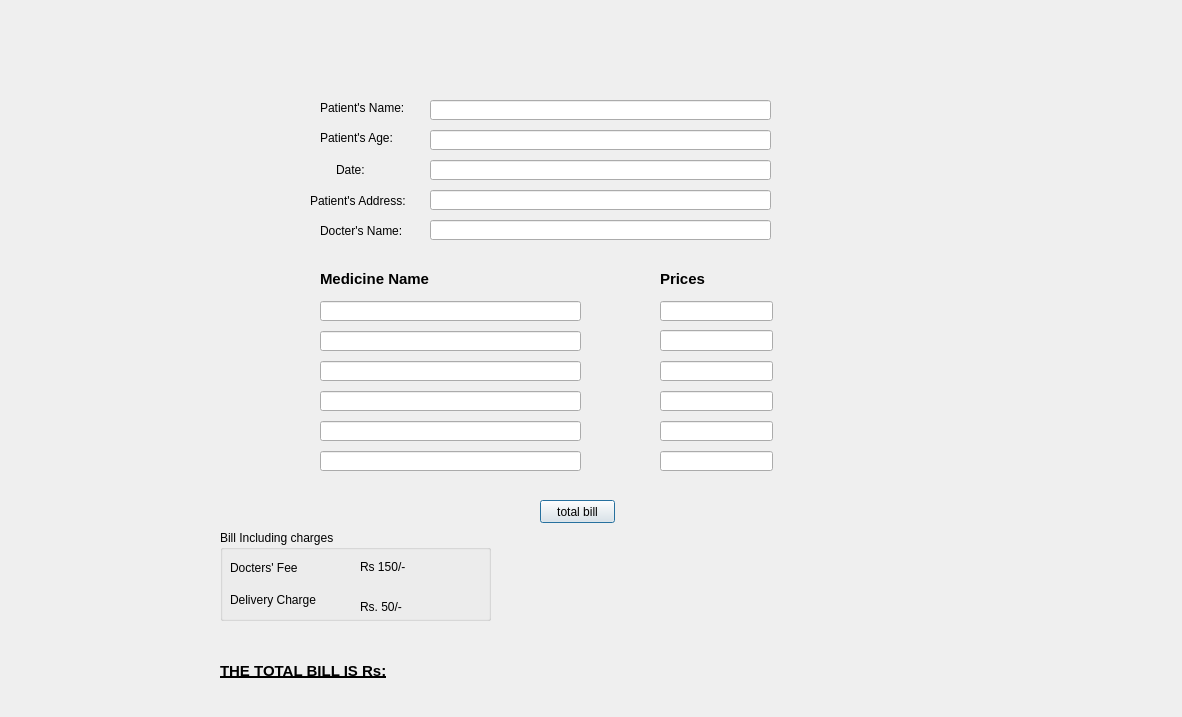
<?xml version="1.0" encoding="UTF-8"?>
<ui version="4.0">
 <class>Bill</class>
 <widget class="QDialog" name="Bill">
  <property name="geometry">
   <rect>
    <x>0</x>
    <y>0</y>
    <width>1182</width>
    <height>717</height>
   </rect>
  </property>
  <property name="windowTitle">
   <string>Bill</string>
  </property>
  <widget class="QLineEdit" name="threep">
   <property name="geometry">
    <rect>
     <x>660</x>
     <y>361</y>
     <width>113</width>
     <height>20</height>
    </rect>
   </property>
  </widget>
  <widget class="QLabel" name="label_4">
   <property name="geometry">
    <rect>
     <x>310</x>
     <y>190</y>
     <width>111</width>
     <height>21</height>
    </rect>
   </property>
   <property name="text">
    <string>Patient's Address:</string>
   </property>
  </widget>
  <widget class="QLineEdit" name="lineEdit_3">
   <property name="geometry">
    <rect>
     <x>430</x>
     <y>160</y>
     <width>341</width>
     <height>20</height>
    </rect>
   </property>
  </widget>
  <widget class="QLineEdit" name="lineEdit">
   <property name="geometry">
    <rect>
     <x>430</x>
     <y>100</y>
     <width>341</width>
     <height>20</height>
    </rect>
   </property>
  </widget>
  <widget class="QLabel" name="label_5">
   <property name="geometry">
    <rect>
     <x>320</x>
     <y>271</y>
     <width>151</width>
     <height>16</height>
    </rect>
   </property>
   <property name="font">
    <font>
     <pointsize>11</pointsize>
     <weight>75</weight>
     <bold>true</bold>
    </font>
   </property>
   <property name="text">
    <string>Medicine Name</string>
   </property>
  </widget>
  <widget class="QLineEdit" name="two">
   <property name="geometry">
    <rect>
     <x>320</x>
     <y>331</y>
     <width>261</width>
     <height>20</height>
    </rect>
   </property>
   <property name="text">
    <string/>
   </property>
  </widget>
  <widget class="QLabel" name="label">
   <property name="geometry">
    <rect>
     <x>320</x>
     <y>100</y>
     <width>101</width>
     <height>16</height>
    </rect>
   </property>
   <property name="text">
    <string>Patient's Name:</string>
   </property>
  </widget>
  <widget class="QLabel" name="label_8">
   <property name="geometry">
    <rect>
     <x>320</x>
     <y>220</y>
     <width>101</width>
     <height>21</height>
    </rect>
   </property>
   <property name="text">
    <string>Docter's Name:</string>
   </property>
  </widget>
  <widget class="QLabel" name="label_2">
   <property name="geometry">
    <rect>
     <x>320</x>
     <y>130</y>
     <width>81</width>
     <height>16</height>
    </rect>
   </property>
   <property name="text">
    <string>Patient's Age:</string>
   </property>
  </widget>
  <widget class="QLineEdit" name="six">
   <property name="geometry">
    <rect>
     <x>320</x>
     <y>451</y>
     <width>261</width>
     <height>20</height>
    </rect>
   </property>
  </widget>
  <widget class="QLabel" name="total">
   <property name="geometry">
    <rect>
     <x>500</x>
     <y>660</y>
     <width>131</width>
     <height>41</height>
    </rect>
   </property>
   <property name="font">
    <font>
     <pointsize>14</pointsize>
     <weight>75</weight>
     <bold>true</bold>
     <underline>true</underline>
    </font>
   </property>
   <property name="text">
    <string/>
   </property>
  </widget>
  <widget class="QLineEdit" name="onep">
   <property name="geometry">
    <rect>
     <x>660</x>
     <y>301</y>
     <width>113</width>
     <height>20</height>
    </rect>
   </property>
   <property name="text">
    <string/>
   </property>
  </widget>
  <widget class="QLineEdit" name="fourp">
   <property name="geometry">
    <rect>
     <x>660</x>
     <y>391</y>
     <width>113</width>
     <height>20</height>
    </rect>
   </property>
  </widget>
  <widget class="QLabel" name="label_3">
   <property name="geometry">
    <rect>
     <x>336</x>
     <y>160</y>
     <width>41</width>
     <height>20</height>
    </rect>
   </property>
   <property name="text">
    <string>Date:</string>
   </property>
  </widget>
  <widget class="QPushButton" name="bill">
   <property name="geometry">
    <rect>
     <x>540</x>
     <y>500</y>
     <width>75</width>
     <height>23</height>
    </rect>
   </property>
   <property name="text">
    <string>total bill</string>
   </property>
  </widget>
  <widget class="QLabel" name="label_7">
   <property name="geometry">
    <rect>
     <x>660</x>
     <y>271</y>
     <width>61</width>
     <height>16</height>
    </rect>
   </property>
   <property name="font">
    <font>
     <pointsize>11</pointsize>
     <weight>75</weight>
     <bold>true</bold>
    </font>
   </property>
   <property name="text">
    <string>Prices</string>
   </property>
  </widget>
  <widget class="QLineEdit" name="sixp">
   <property name="geometry">
    <rect>
     <x>660</x>
     <y>451</y>
     <width>113</width>
     <height>20</height>
    </rect>
   </property>
  </widget>
  <widget class="QLineEdit" name="four">
   <property name="geometry">
    <rect>
     <x>320</x>
     <y>391</y>
     <width>261</width>
     <height>20</height>
    </rect>
   </property>
  </widget>
  <widget class="QLineEdit" name="one">
   <property name="geometry">
    <rect>
     <x>320</x>
     <y>301</y>
     <width>261</width>
     <height>20</height>
    </rect>
   </property>
   <property name="text">
    <string/>
   </property>
  </widget>
  <widget class="QLineEdit" name="three">
   <property name="geometry">
    <rect>
     <x>320</x>
     <y>361</y>
     <width>261</width>
     <height>20</height>
    </rect>
   </property>
  </widget>
  <widget class="QLineEdit" name="lineEdit_4">
   <property name="geometry">
    <rect>
     <x>430</x>
     <y>190</y>
     <width>341</width>
     <height>20</height>
    </rect>
   </property>
  </widget>
  <widget class="QLineEdit" name="lineEdit_2">
   <property name="geometry">
    <rect>
     <x>430</x>
     <y>130</y>
     <width>341</width>
     <height>20</height>
    </rect>
   </property>
  </widget>
  <widget class="QLineEdit" name="lineEdit_5">
   <property name="geometry">
    <rect>
     <x>430</x>
     <y>220</y>
     <width>341</width>
     <height>20</height>
    </rect>
   </property>
  </widget>
  <widget class="QLineEdit" name="five">
   <property name="geometry">
    <rect>
     <x>320</x>
     <y>421</y>
     <width>261</width>
     <height>20</height>
    </rect>
   </property>
  </widget>
  <widget class="QLineEdit" name="fivep">
   <property name="geometry">
    <rect>
     <x>660</x>
     <y>421</y>
     <width>113</width>
     <height>20</height>
    </rect>
   </property>
  </widget>
  <widget class="QLineEdit" name="twop">
   <property name="geometry">
    <rect>
     <x>660</x>
     <y>330</y>
     <width>113</width>
     <height>21</height>
    </rect>
   </property>
   <property name="text">
    <string/>
   </property>
  </widget>
  <widget class="QLabel" name="label_9">
   <property name="geometry">
    <rect>
     <x>220</x>
     <y>660</y>
     <width>241</width>
     <height>21</height>
    </rect>
   </property>
   <property name="font">
    <font>
     <pointsize>11</pointsize>
     <weight>75</weight>
     <bold>true</bold>
     <underline>true</underline>
    </font>
   </property>
   <property name="text">
    <string>THE TOTAL BILL IS Rs:</string>
   </property>
  </widget>
  <widget class="QLabel" name="sums">
   <property name="geometry">
    <rect>
     <x>450</x>
     <y>650</y>
     <width>151</width>
     <height>41</height>
    </rect>
   </property>
   <property name="font">
    <font>
     <family>MS Sans Serif</family>
     <pointsize>12</pointsize>
     <weight>75</weight>
     <bold>true</bold>
    </font>
   </property>
   <property name="text">
    <string/>
   </property>
  </widget>
  <widget class="QGroupBox" name="groupBox">
   <property name="geometry">
    <rect>
     <x>220</x>
     <y>530</y>
     <width>271</width>
     <height>91</height>
    </rect>
   </property>
   <property name="title">
    <string>Bill Including charges</string>
   </property>
   <widget class="QLabel" name="label_6">
    <property name="geometry">
     <rect>
      <x>10</x>
      <y>30</y>
      <width>71</width>
      <height>16</height>
     </rect>
    </property>
    <property name="text">
     <string>Docters' Fee</string>
    </property>
   </widget>
   <widget class="QLabel" name="label_11">
    <property name="geometry">
     <rect>
      <x>10</x>
      <y>60</y>
      <width>101</width>
      <height>20</height>
     </rect>
    </property>
    <property name="text">
     <string>Delivery Charge</string>
    </property>
   </widget>
   <widget class="QLabel" name="label_10">
    <property name="geometry">
     <rect>
      <x>140</x>
      <y>30</y>
      <width>47</width>
      <height>13</height>
     </rect>
    </property>
    <property name="text">
     <string>Rs 150/-</string>
    </property>
   </widget>
   <widget class="QLabel" name="label_12">
    <property name="geometry">
     <rect>
      <x>140</x>
      <y>70</y>
      <width>47</width>
      <height>13</height>
     </rect>
    </property>
    <property name="text">
     <string>Rs. 50/-</string>
    </property>
   </widget>
  </widget>
 </widget>
 <resources/>
 <connections/>
</ui>
